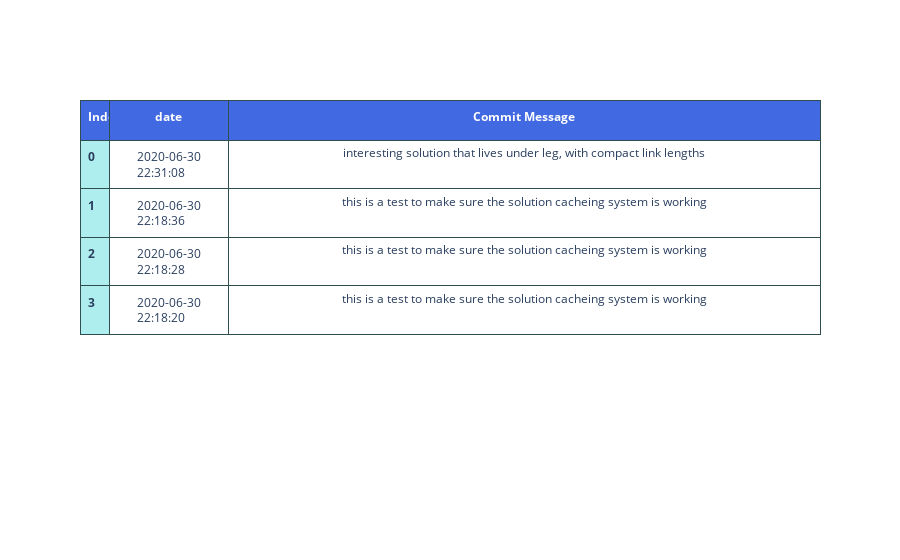

The notebook cell this image was saved under:
### Code cell
#example of using the logging functions
if not asLibrary():
    Exp.Log()

### Figure 1 — Plotly figure (JSON) as saved in the notebook; plotly's stock layout.template omitted (floating-point values rounded to 4 significant figures)
{"data": [{"cells": {"align": ["left", "center"], "fill": {"color": ["paleturquoise", "white"]}, "font": {"size": 12}, "height": 30, "line": {"color": "darkslategray"}, "values": [["<b>0</b>", "<b>1</b>", "<b>2</b>", "<b>3</b>"], ["2020-06-30 22:31:08", "2020-06-30 22:18:36", "2020-06-30 22:18:28", "2020-06-30 22:18:20"], ["interesting solution that lives under leg, with compact link lengths", "this is a test to make sure the solution cacheing system is working", "this is a test to make sure the solution cacheing system is working", "this is a test to make sure the solution cacheing system is working"]]}, "columnorder": [1, 2, 3], "columnwidth": [20, 80, 400], "header": {"align": ["left", "center"], "fill": {"color": "royalblue"}, "font": {"color": "white", "size": 12}, "height": 40, "line": {"color": "darkslategray"}, "values": ["<b>Index</b><br>", "<b>date</b>", "<b>Commit Message</b>"]}, "type": "table"}], "layout": {"autosize": true}}
